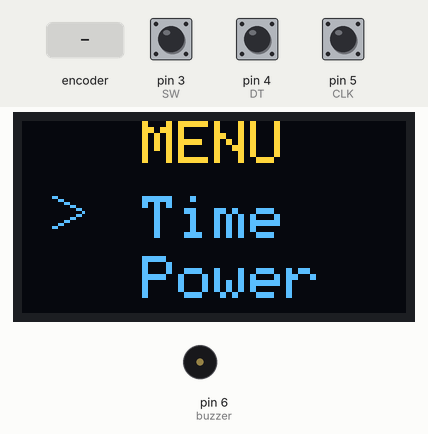
Recording of a sketch running on a simulated Arduino Uno, built with avr-gcc and run on an emulated ATmega328P. Parts: 128×64 one-colour display, buzzer (waves = sounding). Inputs (shaded band) come from the test bench; at power-on: pin 3 (SW) HIGH, pin 4 (DT) HIGH, pin 5 (CLK) HIGH. The OLED is the two-colour kind (top 16 rows yellow); what the sketch prints to the serial monitor is not drawn.

Above: at 1.3 s.
1.4 s: rotary encoder on pin 5 (CLK) / pin 4 (DT) turned 3 steps (first pin leading)
At 2.9 s:
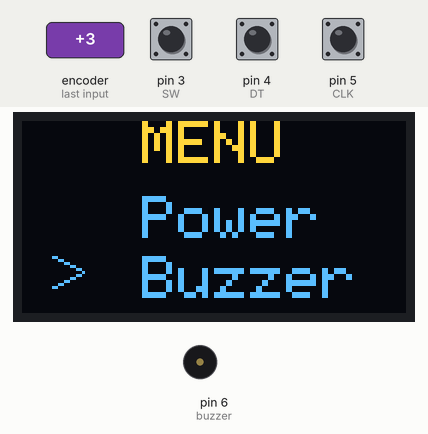
3.5 s: pin 3 (SW) pulled LOW for 0.15 s
At 4.7 s:
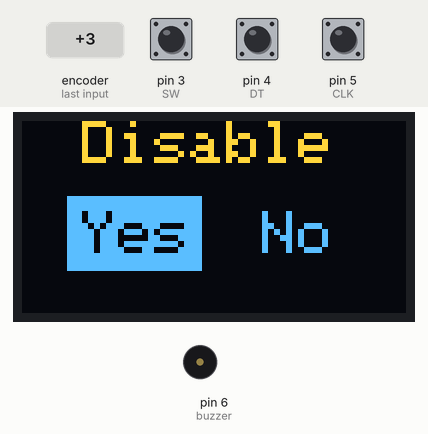
5.2 s: rotary encoder on pin 5 (CLK) / pin 4 (DT) turned 1 step (first pin leading)
At 5.6 s:
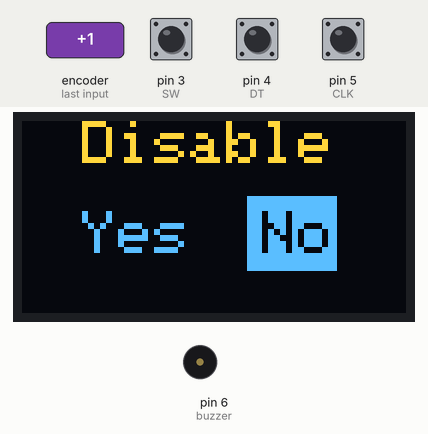
6.9 s: pin 3 (SW) pulled LOW for 1 s
At 7.3 s:
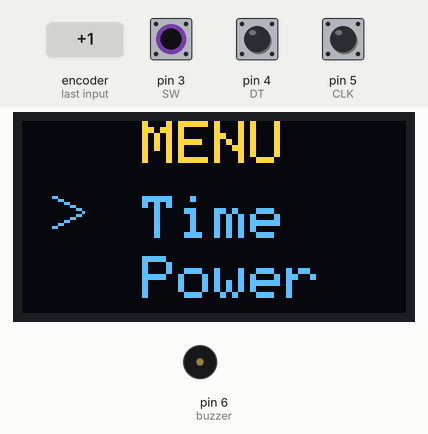
9.4 s: pin 3 (SW) pulled LOW for 3.2 s
At 13.5 s:
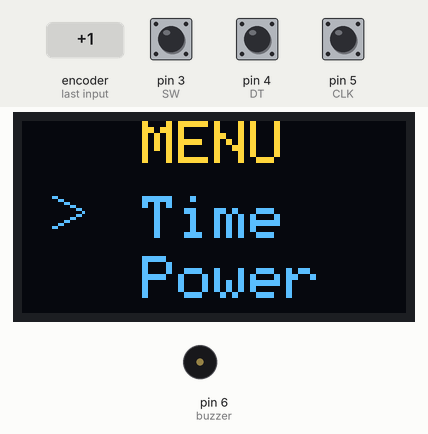
Timing chart, 0 to 15.0 s (numbered marks = the images above; inputs shaded):
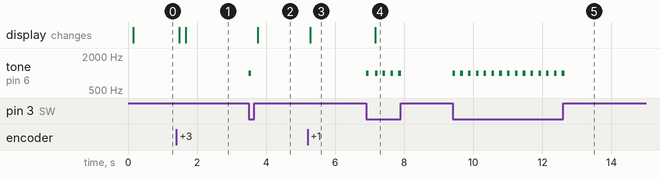

The sketch:

Interfejs-OLED.ino
```cpp
// Program for progress bar using OLED and Rotary Encoder

// Libraries
#include <Adafruit_GFX.h>
#include <Adafruit_SSD1306.h>
#include <Wire.h>

// Variables

// Rotary Encoder
// Pins
const int CLK = 5;
const int DT = 4;
const int SW = 3;
// Values
int currentStateCLK;
int lastStateCLK;
int stateDT;
int buttonPressed;
int counter = 0;

// OLED
Adafruit_SSD1306 display(128, 64, &Wire, -1);
// Drawing line
const int PROGMEM start_pos = 10;

// Buzzer pin
const int PROGMEM buzzer = 6;

bool selected = false;
bool sound = true;

void draw_select(int x, int y) { // y coordinate depends on what position your text is /SR y koordinata zavisi od pozicije texta koga zelite da oznacite
  display.drawLine(x, y, x+10, y+5, WHITE);
  display.drawLine(x+10, y+5, x, y+10, WHITE);
}

void draw_menu() {
  display.setCursor(40, 0);
  display.setTextSize(2);
  display.setTextColor(WHITE);
  display.print("MENU");

  if (counter == 0){
    draw_select(start_pos, 25);
    draw_items();
  }
  else if (counter == 1){
    draw_select(start_pos, 45);
    draw_items();
  }
  else if (counter == 2) {
     draw_select(start_pos, 45);
     draw_items();
  }
}

void draw_items() {
  if (counter < 2) {
    display.setCursor(40, 25);
    display.print("Time");
    display.setCursor(40, 45);
    display.print("Power");
  } else {
    display.setCursor(40, 25);
    display.print("Power");
    display.setCursor(40, 45);
    display.print("Buzzer");
  }
}

void disable_buzzer() {
  if (counter == 0) {
    display.clearDisplay();
    display.setCursor(20, 0);
    display.setTextSize(2);
    display.setTextColor(WHITE);
    display.print("Disable");
    display.fillRect(15, 25, 45, 25, WHITE);
    display.setCursor(20, 30);
    display.setTextColor(BLACK);
    display.print("Yes");
    display.setCursor(80, 30);
    display.setTextColor(WHITE);
    display.print("No");
    display.display();
  } else if (counter == 1) {
    display.clearDisplay();
    display.setCursor(20, 0);
    display.setTextSize(2);
    display.setTextColor(WHITE);
    display.print("Disable");
    display.setCursor(20, 30);
    display.print("Yes");
    display.fillRect(75, 25, 30, 25, WHITE);
    display.setCursor(80, 30);
    display.setTextColor(BLACK);
    display.print("No");
    display.display();
  }
  delay(10);
}

void setup() {
  if(!display.begin(SSD1306_SWITCHCAPVCC, 0x3C)) for(;;);
  Serial.begin(9600);
  delay(100);
  display.clearDisplay();
  draw_menu();
  display.display();

  // Encoder
  pinMode(CLK, INPUT);
  pinMode(DT, INPUT);
  pinMode(SW, INPUT_PULLUP);
  // Buzzer
  pinMode(buzzer, OUTPUT);

  noTone(buzzer);

  lastStateCLK = digitalRead(CLK);
}

void loop() {
  currentStateCLK = digitalRead(CLK);

  if (currentStateCLK != lastStateCLK && currentStateCLK == HIGH) {

    stateDT = digitalRead(DT);

    if (stateDT == currentStateCLK) {       // CCW Rotation ( Decresing  -- )
      if (!selected) {
        display.clearDisplay();
        if (counter > 0) counter -= 1;
        draw_menu();
        display.display();
      } else {
        if (counter == 1) counter = 0;
        disable_buzzer();
      }
    } else if (stateDT != currentStateCLK) {  // CW Rotation ( Increasing  ++ )
      if (!selected) {
        display.clearDisplay();
        if (counter < 2) counter += 1;
        draw_menu();
        display.display();
      } else {
        if (counter == 0) counter = 1;
        disable_buzzer();
      }
    }
  }
  lastStateCLK = currentStateCLK;

  buttonPressed = digitalRead(SW);

  if (buttonPressed == LOW){
    if (sound) tone(buzzer, 1000);
    Serial.println("Pressed");
    delay(75);
    noTone(buzzer);
    delay(150);
    if (counter == 2) {
      selected = true;
      counter = 0;
      disable_buzzer();
    } else if (selected && counter == 0) {
        selected = false;
        sound =  false;
        display.clearDisplay();
        draw_menu();
        display.display();
        return;
    } else if (selected && counter == 1) {
        counter = 0;
        selected = false;
        sound = true;
        display.clearDisplay();
        draw_menu();
        display.display();
        return;
    }
  }
  delay(1);
}
```

Measured:
- after the input at 1.4 s, the display: first changes after 0.08 s (image 1 shows a later state)
- after the input at 3.5 s, tone on pin 6 (buzzer): silent → 1000 Hz at once, → silent 0.08 s later; the display: changes after 0.25 s (image 2)
- after the input at 5.2 s, the display: changes after 0.08 s (image 3)
- after the input at 6.9 s, tone on pin 6 (buzzer): alternates 1000 Hz for 0.08 s and silent for 0.15 s, 10 changes in all, then stays silent, starting at once; the display: changes after 0.25 s (image 4)
- after the input at 9.4 s, tone on pin 6 (buzzer): alternates 1000 Hz for 0.08 s and silent for 0.15 s, 30 changes in all, then stays silent, starting at once
